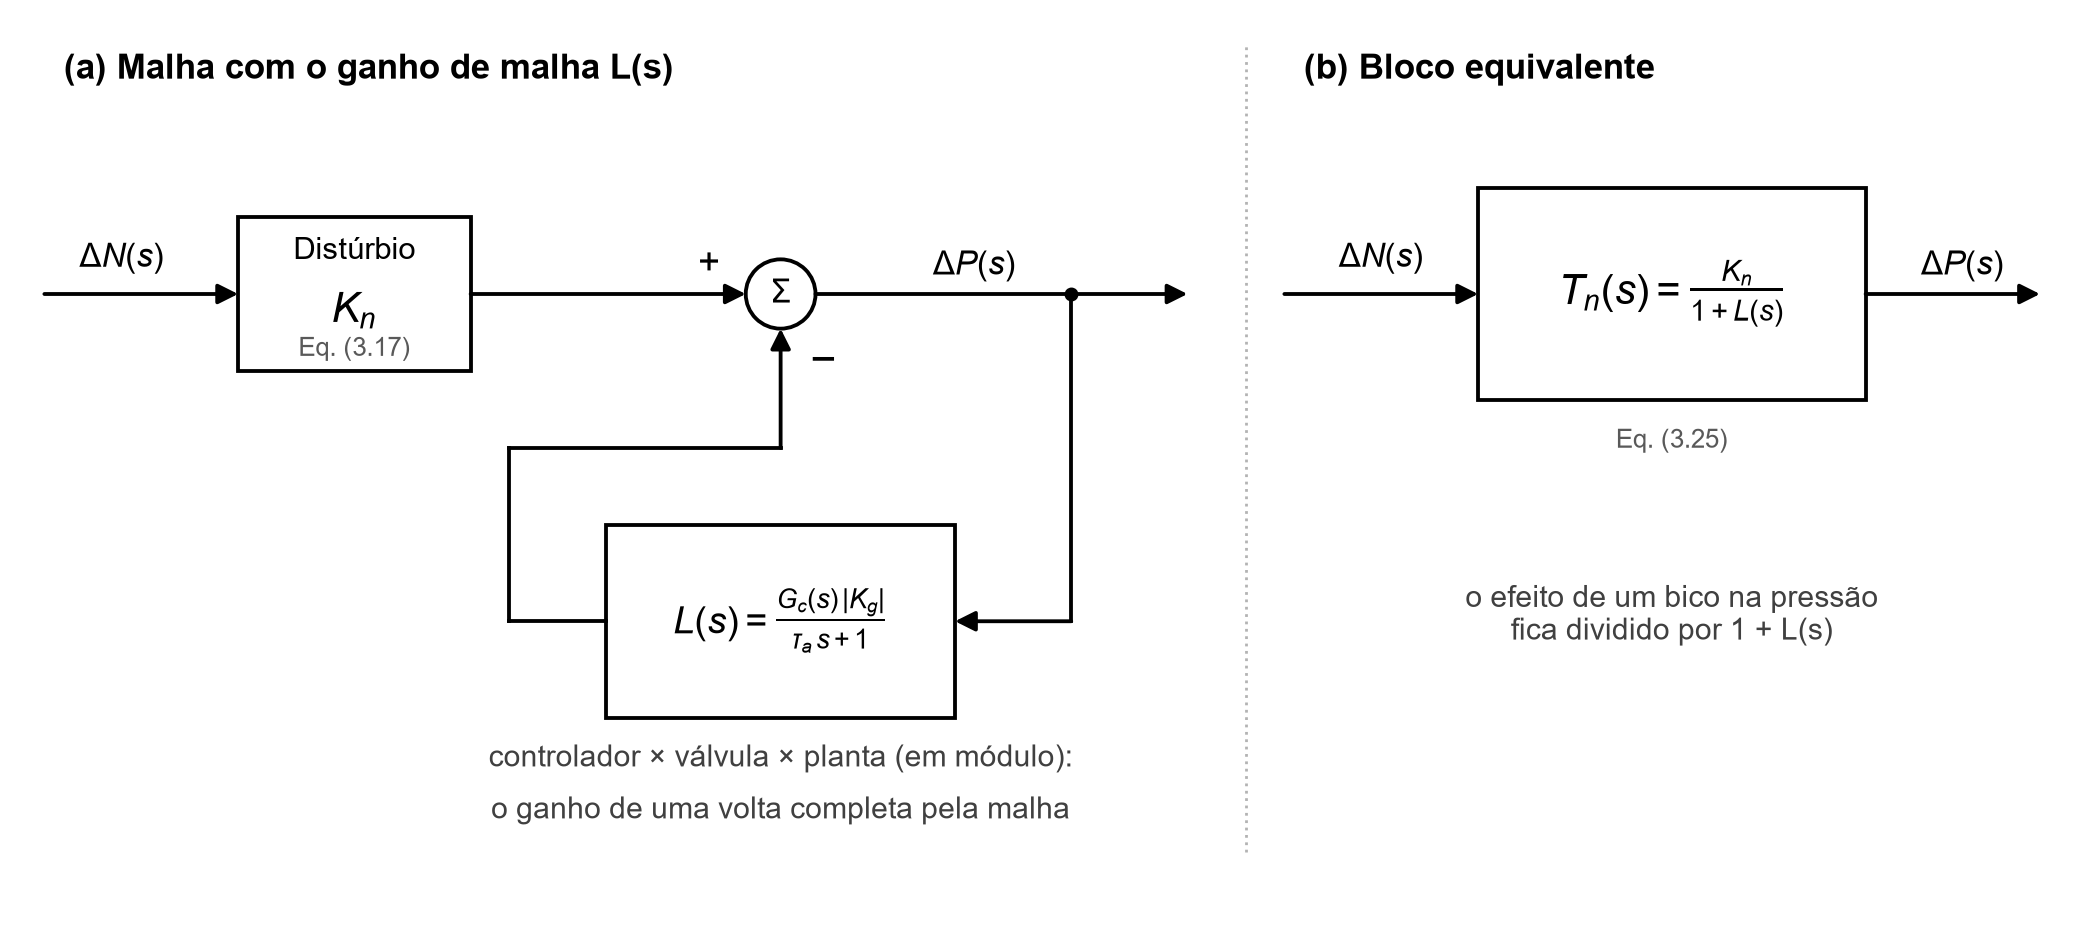

This figure's Python source:
"""Malha da Figura 15 redesenhada com o ganho de malha L(s) num bloco só (seção 3.5.4, v22).
Sem feedforward (P e PI): (a) malha com L(s) na realimentação; (b) bloco equivalente T_n(s).
Rodar a partir de build/: py -3 fig/fig_malha_L.py"""
from pathlib import Path
import matplotlib; matplotlib.use("Agg")
import matplotlib.pyplot as plt
from matplotlib.patches import FancyBboxPatch, Circle
plt.rcParams.update({"font.family": "Arial", "font.size": 9.5, "mathtext.fontset": "custom",
                     "mathtext.rm": "Arial", "mathtext.it": "Arial:italic"})
fig, ax = plt.subplots(figsize=(10.5, 4.6)); ax.set_xlim(0, 105); ax.set_ylim(0, 46); ax.axis("off")


def box(x, y, w, h, titulo, eq, ref=None, fs=12):
    ax.add_patch(FancyBboxPatch((x - w/2, y - h/2), w, h, boxstyle="square,pad=0", fc="white", ec="black", lw=1.1))
    if titulo:
        ax.text(x, y + h/2 - 1.0, titulo, ha="center", va="top", fontsize=9)
    ax.text(x, y - 0.9 if titulo else y, eq, ha="center", va="center", fontsize=fs)
    if ref:
        ax.text(x, y - h/2 + 0.5, ref, ha="center", va="bottom", fontsize=7.5, color="0.35")


def summ(x, y, r=1.8):
    ax.add_patch(Circle((x, y), r, fc="white", ec="black", lw=1.1)); ax.text(x, y, "Σ", ha="center", va="center")


def arrow(pts, label=None, lpos=None, va="bottom", fs=9.5):
    for (x0, y0), (x1, y1) in zip(pts[:-2], pts[1:-1]):
        ax.plot([x0, x1], [y0, y1], color="black", lw=1.1)
    ax.annotate("", xy=pts[-1], xytext=pts[-2], arrowprops=dict(arrowstyle="-|>", lw=1.1, color="black",
                                                                  shrinkA=0, shrinkB=0, mutation_scale=12))
    if label:
        ax.text(*lpos, label, ha="center", va=va, fontsize=fs)


# ---------------- (a) malha com L(s)
y = 32
ax.text(2, 44.5, "(a) Malha com o ganho de malha L(s)", ha="left", va="top", fontsize=10, weight="bold")
ax.text(5, y + 1.0, r"$\Delta N(s)$", ha="center", va="bottom")
arrow([(1, y), (11, y)])
box(17, y, 12, 8, "Distúrbio", r"$K_n$", "Eq. (3.17)")
arrow([(23, y), (37.2, y)])
ax.text(35.3, y + 0.6, "+", ha="center", va="bottom", fontsize=11)
summ(39, y)
arrow([(40.8, y), (60, y)], r"$\Delta P(s)$", (49, y + 0.6))
# realimentação: derivação em x = 54, entra no bloco pela direita, sai pela esquerda e sobe ao Σ
ax.plot([54, 54], [y, 15], color="black", lw=1.1)
ax.plot(54, y, "ko", ms=3)
arrow([(54, 15), (48, 15)])
box(39, 15, 18, 10, None, r"$L(s) = \frac{G_c(s)\,|K_g|}{\tau_a\,s + 1}$", fs=11)
arrow([(30, 15), (25, 15), (25, 24), (39, 24), (39, y - 1.8)])
ax.text(41.2, y - 3.6, "−", ha="center", va="center", fontsize=13)
ax.text(39, 8.6, "controlador × válvula × planta (em módulo):", ha="center", va="top", fontsize=8.5, color="0.25")
ax.text(39, 5.9, "o ganho de uma volta completa pela malha", ha="center", va="top", fontsize=8.5, color="0.25")

# ---------------- (b) bloco equivalente
ax.plot([63, 63], [3, 45], color="0.7", lw=0.8, ls=":")
ax.text(66, 44.5, "(b) Bloco equivalente", ha="left", va="top", fontsize=10, weight="bold")
ax.text(70, y + 1.0, r"$\Delta N(s)$", ha="center", va="bottom")
arrow([(65, y), (75, y)])
box(85, y, 20, 11, None, r"$T_n(s) = \frac{K_n}{1 + L(s)}$", fs=12)
arrow([(95, y), (104, y)], r"$\Delta P(s)$", (100, y + 0.6))
ax.text(85, y - 7, "Eq. (3.25)", ha="center", va="top", fontsize=7.5, color="0.35")
ax.text(85, 17, "o efeito de um bico na pressão\nfica dividido por 1 + L(s)", ha="center", va="top",
        fontsize=8.5, color="0.25")

fig.savefig(Path(__file__).with_name("fig_malha_L.png"), dpi=250, bbox_inches="tight", facecolor="white")
